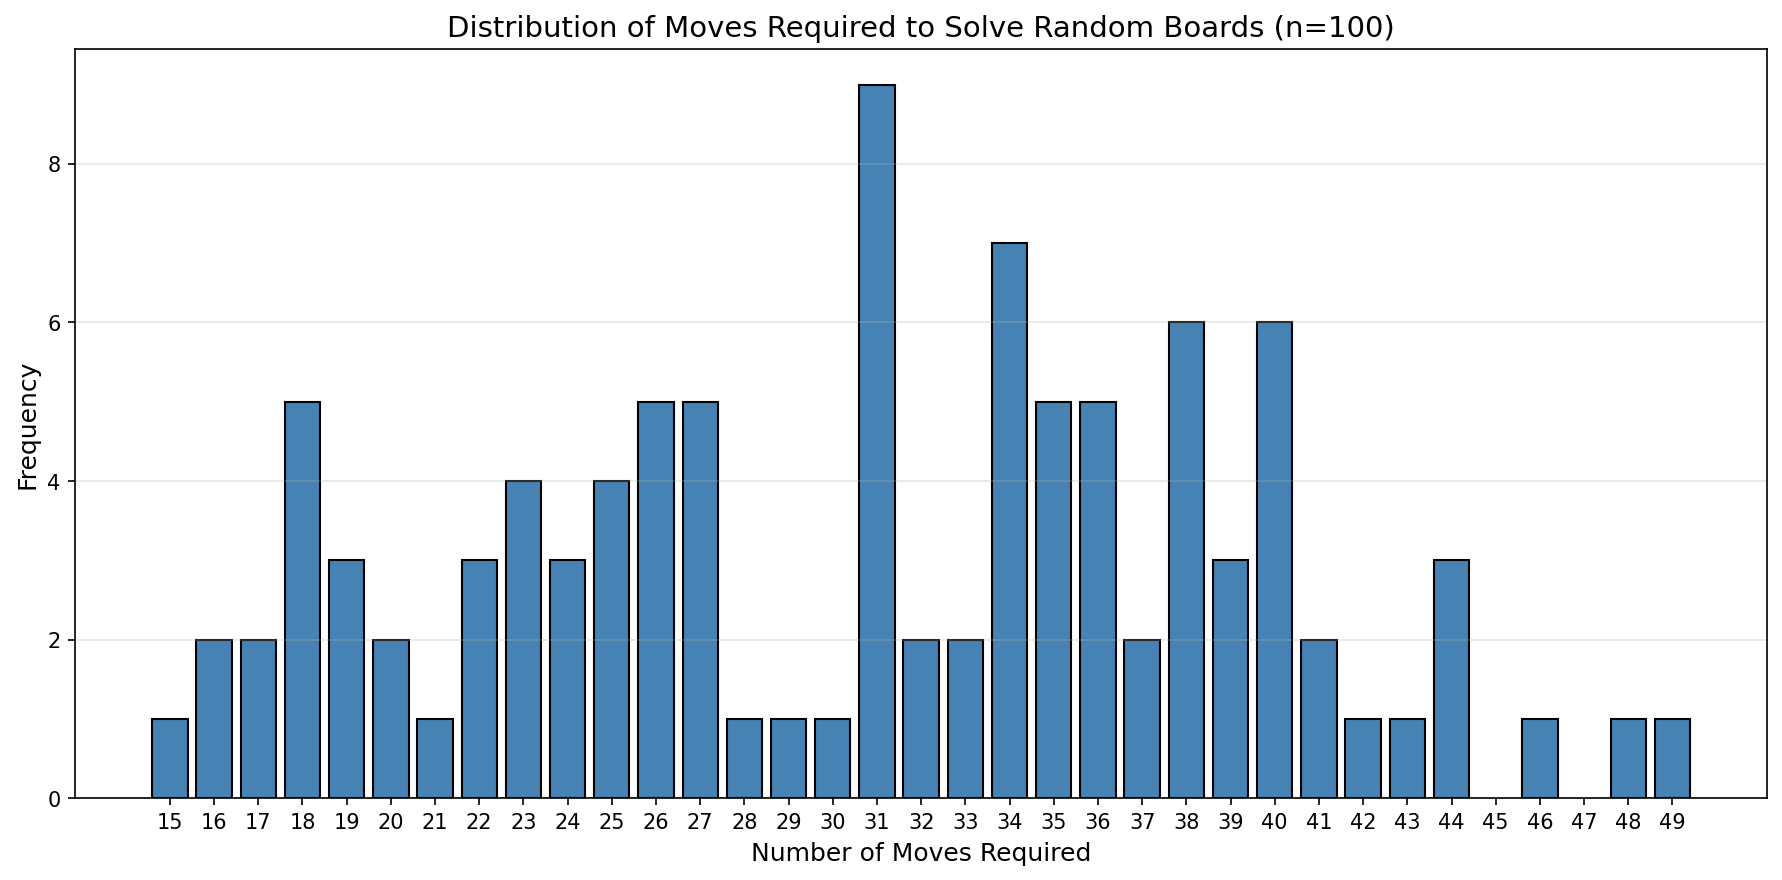

Source code (Python):
#!/usr/bin/env python3
import requests
import json
from collections import Counter
import matplotlib.pyplot as plt

url = "https://www.michaelfogleman.com/rushserver/random.json"
num_requests = 100
moves_list = []

print(f"Fetching {num_requests} random boards...")

for i in range(num_requests):
    try:
        response = requests.get(url, timeout=10, verify=False)
        response.raise_for_status()
        data = response.json()
        moves = data.get("moves")
        moves_list.append(moves)
        if (i + 1) % 20 == 0:
            print(f"... fetched {i + 1} boards")
    except Exception as e:
        print(f"Error fetching board {i + 1}: {e}")

print(f"\nCollected {len(moves_list)} boards")

# Create histogram
move_counts = Counter(moves_list)
sorted_moves = sorted(move_counts.items())

print("\nMove distribution:")
for moves, count in sorted_moves:
    print(f"  {moves} moves: {count} boards")

# Create matplotlib histogram
plt.figure(figsize=(12, 6))
moves_values = [item[0] for item in sorted_moves]
counts = [item[1] for item in sorted_moves]

plt.bar(moves_values, counts, color='steelblue', edgecolor='black')
plt.xlabel('Number of Moves Required', fontsize=12)
plt.ylabel('Frequency', fontsize=12)
plt.title('Distribution of Moves Required to Solve Random Boards (n=100)', fontsize=14)
plt.grid(axis='y', alpha=0.3)
plt.xticks(range(min(moves_values), max(moves_values) + 1))
plt.tight_layout()
plt.savefig('moves_histogram.png', dpi=150, bbox_inches='tight')
print("\nHistogram saved to moves_histogram.png")

# Print statistics
print(f"\nStatistics:")
print(f"  Min moves: {min(moves_list)}")
print(f"  Max moves: {max(moves_list)}")
print(f"  Average moves: {sum(moves_list) / len(moves_list):.2f}")
